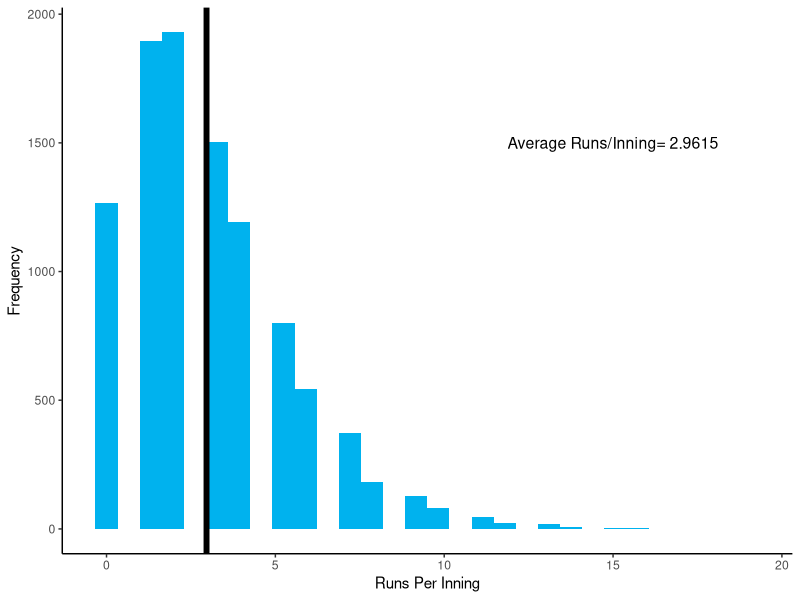
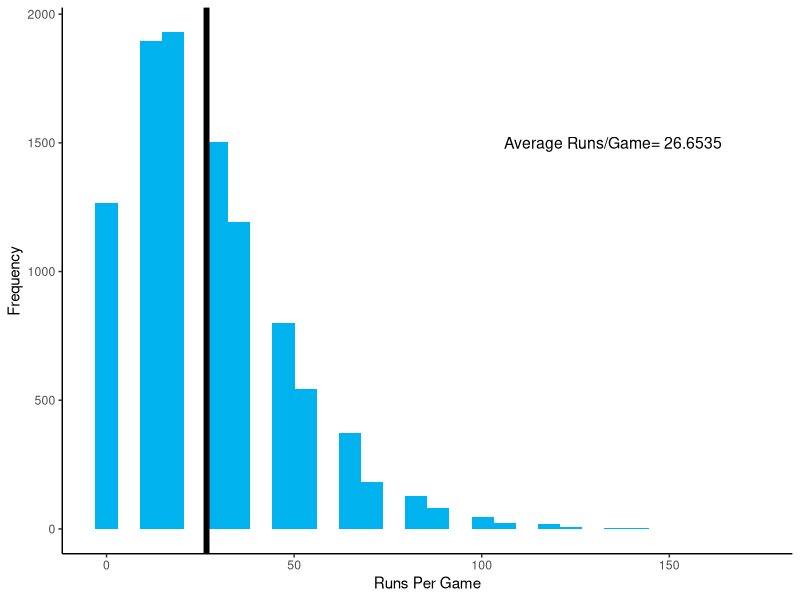
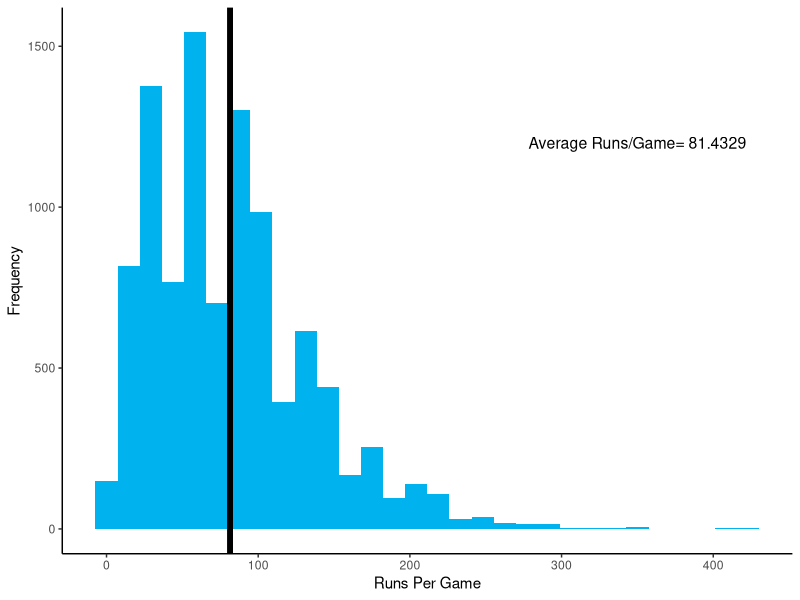

The R source for these figures, in order:
library(tidyverse)

#Monte Carlo Simulation
HR.OUT.MC=function(home.run.percent,n.Sim){
  runs.result = rep(NA,n.Sim)
  for(i in 1:n.Sim){
    runs=0
    outs=0
    while(outs<3){
      sample=runif(1)
      if(sample>home.run.percent){
        outs=outs+1
      }else{
        runs=runs+1
      }
    }
    runs.result[i]=runs
  }
  return(runs.result)
}

Player.5=HR.OUT.MC(0.5,10000)
Player.5=tibble(R.per.I=Player.5,
                R.per.G=Player.5*9)
head(Player.5)

ggplot(Player.5) +
  geom_histogram(aes(x=R.per.I),fill="deepskyblue2") +
  geom_vline(xintercept=mean(Player.5$R.per.I),size=2)+
  ylab("Frequency") + xlab("Runs Per Inning")+
  annotate("text", x = 15, y = 1500,size=4,
    label = paste("Average Runs/Inning=",mean(Player.5$R.per.I))) +
  theme_classic()

ggplot(Player.5) +
  geom_histogram(aes(x=R.per.G),fill="deepskyblue2") +
  geom_vline(xintercept=mean(Player.5$R.per.G),size=2) +
  ylab("Frequency") + xlab("Runs Per Game")+
  annotate("text", x = 9*15, y = 1500,size=4,
    label = paste("Average Runs/Game=",mean(Player.5$R.per.G))) +
  theme_classic()

Player.75=HR.OUT.MC(0.75,10000)
Player.75=tibble(R.per.I=Player.75,
                R.per.G=Player.75*9)
head(Player.75)

ggplot(Player.75) +
  geom_histogram(aes(x=R.per.G),fill="deepskyblue2") +
  geom_vline(xintercept=mean(Player.75$R.per.G),size=2) +
  ylab("Frequency") + xlab("Runs Per Game")+
  annotate("text", x = 350, y = 1200,size=4,
    label = paste("Average Runs/Game=",mean(Player.75$R.per.G))) +
  theme_classic()